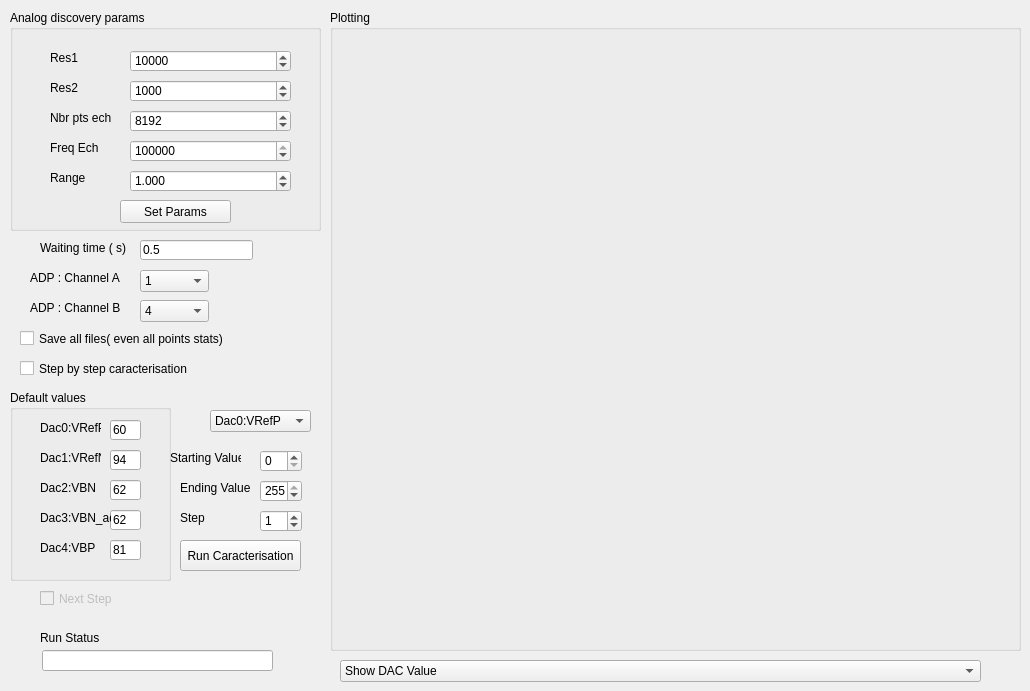
    <widget class="QWidget" name="Tab_Carac_dac">
     <attribute name="title">
      <string>Carac DAC</string>
     </attribute>
     <widget class="QComboBox" name="CoBCarDacDacSel">
      <property name="geometry">
       <rect>
        <x>210</x>
        <y>410</y>
        <width>101</width>
        <height>22</height>
       </rect>
      </property>
      <item>
       <property name="text">
        <string>Dac0:VRefP</string>
       </property>
      </item>
      <item>
       <property name="text">
        <string>Dac1:VRefN</string>
       </property>
      </item>
      <item>
       <property name="text">
        <string>Dac2:VBN</string>
       </property>
      </item>
      <item>
       <property name="text">
        <string>Dac3:VBN-Adj</string>
       </property>
      </item>
      <item>
       <property name="text">
        <string>Dac4:VBP</string>
       </property>
      </item>
     </widget>
     <widget class="QGroupBox" name="GBCDDefaultValues">
      <property name="geometry">
       <rect>
        <x>10</x>
        <y>390</y>
        <width>161</width>
        <height>191</height>
       </rect>
      </property>
      <property name="title">
       <string>Default values</string>
      </property>
      <widget class="QLineEdit" name="LECarDacDefValDac0">
       <property name="geometry">
        <rect>
         <x>100</x>
         <y>30</y>
         <width>31</width>
         <height>20</height>
        </rect>
       </property>
       <property name="text">
        <string>60</string>
       </property>
      </widget>
      <widget class="QLabel" name="lblCarDacDefValDac0">
       <property name="geometry">
        <rect>
         <x>30</x>
         <y>30</y>
         <width>61</width>
         <height>16</height>
        </rect>
       </property>
       <property name="text">
        <string>Dac0:VRefP</string>
       </property>
      </widget>
      <widget class="QLineEdit" name="LECarDacDefValDac1">
       <property name="geometry">
        <rect>
         <x>100</x>
         <y>60</y>
         <width>31</width>
         <height>20</height>
        </rect>
       </property>
       <property name="text">
        <string>94</string>
       </property>
      </widget>
      <widget class="QLabel" name="lblCarDacDefValDac1">
       <property name="geometry">
        <rect>
         <x>30</x>
         <y>60</y>
         <width>61</width>
         <height>16</height>
        </rect>
       </property>
       <property name="text">
        <string>Dac1:VRefN</string>
       </property>
      </widget>
      <widget class="QLineEdit" name="LECarDacDefValDac2">
       <property name="geometry">
        <rect>
         <x>100</x>
         <y>90</y>
         <width>31</width>
         <height>20</height>
        </rect>
       </property>
       <property name="text">
        <string>62</string>
       </property>
      </widget>
      <widget class="QLabel" name="lblCarDacDefValDac2">
       <property name="geometry">
        <rect>
         <x>30</x>
         <y>90</y>
         <width>61</width>
         <height>16</height>
        </rect>
       </property>
       <property name="text">
        <string>Dac2:VBN</string>
       </property>
      </widget>
      <widget class="QLineEdit" name="LECarDacDefValDac3">
       <property name="geometry">
        <rect>
         <x>100</x>
         <y>120</y>
         <width>31</width>
         <height>20</height>
        </rect>
       </property>
       <property name="text">
        <string>62</string>
       </property>
      </widget>
      <widget class="QLabel" name="lblCarDacDefValDac3">
       <property name="geometry">
        <rect>
         <x>30</x>
         <y>120</y>
         <width>71</width>
         <height>16</height>
        </rect>
       </property>
       <property name="text">
        <string>Dac3:VBN_adj</string>
       </property>
      </widget>
      <widget class="QLineEdit" name="LECarDacDefValDac4">
       <property name="geometry">
        <rect>
         <x>100</x>
         <y>150</y>
         <width>31</width>
         <height>20</height>
        </rect>
       </property>
       <property name="text">
        <string>81</string>
       </property>
      </widget>
      <widget class="QLabel" name="lblCarDacDefValDac4">
       <property name="geometry">
        <rect>
         <x>30</x>
         <y>150</y>
         <width>61</width>
         <height>16</height>
        </rect>
       </property>
       <property name="text">
        <string>Dac4:VBP</string>
       </property>
      </widget>
     </widget>
     <widget class="QSpinBox" name="SBCarDacStartingValue">
      <property name="geometry">
       <rect>
        <x>260</x>
        <y>450</y>
        <width>42</width>
        <height>22</height>
       </rect>
      </property>
      <property name="maximum">
       <number>255</number>
      </property>
     </widget>
     <widget class="QLabel" name="LblCarDacStartingValue">
      <property name="geometry">
       <rect>
        <x>170</x>
        <y>450</y>
        <width>71</width>
        <height>16</height>
       </rect>
      </property>
      <property name="text">
       <string>Starting Value</string>
      </property>
     </widget>
     <widget class="QLabel" name="LblCarDacEndingValue">
      <property name="geometry">
       <rect>
        <x>180</x>
        <y>480</y>
        <width>71</width>
        <height>16</height>
       </rect>
      </property>
      <property name="text">
       <string>Ending Value</string>
      </property>
     </widget>
     <widget class="QSpinBox" name="SBCarDacEndingValue">
      <property name="geometry">
       <rect>
        <x>260</x>
        <y>480</y>
        <width>42</width>
        <height>22</height>
       </rect>
      </property>
      <property name="maximum">
       <number>255</number>
      </property>
      <property name="value">
       <number>255</number>
      </property>
     </widget>
     <widget class="QLabel" name="LblCarDacStepValue">
      <property name="geometry">
       <rect>
        <x>180</x>
        <y>510</y>
        <width>71</width>
        <height>16</height>
       </rect>
      </property>
      <property name="text">
       <string>Step</string>
      </property>
     </widget>
     <widget class="QSpinBox" name="SBCarDacStepValue">
      <property name="geometry">
       <rect>
        <x>260</x>
        <y>510</y>
        <width>42</width>
        <height>22</height>
       </rect>
      </property>
      <property name="maximum">
       <number>255</number>
      </property>
      <property name="value">
       <number>1</number>
      </property>
     </widget>
     <widget class="QPushButton" name="BtCarDacRunCarac">
      <property name="geometry">
       <rect>
        <x>180</x>
        <y>540</y>
        <width>121</width>
        <height>31</height>
       </rect>
      </property>
      <property name="text">
       <string>Run Caracterisation</string>
      </property>
     </widget>
     <widget class="QGroupBox" name="GBCarDacAD2Params">
      <property name="geometry">
       <rect>
        <x>10</x>
        <y>10</y>
        <width>311</width>
        <height>221</height>
       </rect>
      </property>
      <property name="title">
       <string>Analog discovery params</string>
      </property>
      <widget class="QSpinBox" name="SBCarDacADPRes1">
       <property name="geometry">
        <rect>
         <x>120</x>
         <y>40</y>
         <width>161</width>
         <height>22</height>
        </rect>
       </property>
       <property name="maximum">
        <number>1000000</number>
       </property>
       <property name="value">
        <number>10000</number>
       </property>
      </widget>
      <widget class="QLabel" name="LblCarDacADPRes1">
       <property name="geometry">
        <rect>
         <x>40</x>
         <y>40</y>
         <width>71</width>
         <height>16</height>
        </rect>
       </property>
       <property name="text">
        <string>Res1</string>
       </property>
      </widget>
      <widget class="QSpinBox" name="SBCarDacADPRes2">
       <property name="geometry">
        <rect>
         <x>120</x>
         <y>70</y>
         <width>161</width>
         <height>22</height>
        </rect>
       </property>
       <property name="maximum">
        <number>1000000</number>
       </property>
       <property name="value">
        <number>1000</number>
       </property>
      </widget>
      <widget class="QLabel" name="LblCarDacADPRes2">
       <property name="geometry">
        <rect>
         <x>40</x>
         <y>70</y>
         <width>71</width>
         <height>16</height>
        </rect>
       </property>
       <property name="text">
        <string>Res2</string>
       </property>
      </widget>
      <widget class="QSpinBox" name="SBCarDacADPNbPtsEch">
       <property name="geometry">
        <rect>
         <x>120</x>
         <y>100</y>
         <width>161</width>
         <height>22</height>
        </rect>
       </property>
       <property name="maximum">
        <number>1000000</number>
       </property>
       <property name="value">
        <number>8192</number>
       </property>
      </widget>
      <widget class="QLabel" name="LblCarDacADPNbrPtEch">
       <property name="geometry">
        <rect>
         <x>40</x>
         <y>100</y>
         <width>71</width>
         <height>16</height>
        </rect>
       </property>
       <property name="text">
        <string>Nbr pts ech</string>
       </property>
      </widget>
      <widget class="QSpinBox" name="SBCarDacADPFreqEch">
       <property name="geometry">
        <rect>
         <x>120</x>
         <y>130</y>
         <width>161</width>
         <height>22</height>
        </rect>
       </property>
       <property name="maximum">
        <number>1000000</number>
       </property>
       <property name="value">
        <number>100000</number>
       </property>
      </widget>
      <widget class="QLabel" name="LblCarDacADPFreqEch">
       <property name="geometry">
        <rect>
         <x>40</x>
         <y>130</y>
         <width>71</width>
         <height>16</height>
        </rect>
       </property>
       <property name="text">
        <string>Freq Ech</string>
       </property>
      </widget>
      <widget class="QLabel" name="LblCarDacADPRange">
       <property name="geometry">
        <rect>
         <x>40</x>
         <y>160</y>
         <width>71</width>
         <height>16</height>
        </rect>
       </property>
       <property name="text">
        <string>Range</string>
       </property>
      </widget>
      <widget class="QPushButton" name="BtCarDacADPSetParams">
       <property name="geometry">
        <rect>
         <x>110</x>
         <y>190</y>
         <width>111</width>
         <height>23</height>
        </rect>
       </property>
       <property name="text">
        <string>Set Params</string>
       </property>
      </widget>
      <widget class="QDoubleSpinBox" name="DSBCarDacADPRange">
       <property name="geometry">
        <rect>
         <x>120</x>
         <y>160</y>
         <width>161</width>
         <height>22</height>
        </rect>
       </property>
       <property name="decimals">
        <number>3</number>
       </property>
       <property name="singleStep">
        <double>0.100000000000000</double>
       </property>
       <property name="value">
        <double>1.000000000000000</double>
       </property>
      </widget>
     </widget>
     <widget class="QLineEdit" name="LECarDacRunStatus">
      <property name="geometry">
       <rect>
        <x>42</x>
        <y>650</y>
        <width>231</width>
        <height>21</height>
       </rect>
      </property>
      <property name="readOnly">
       <bool>true</bool>
      </property>
     </widget>
     <widget class="QLabel" name="LblCarDacRunStatus">
      <property name="geometry">
       <rect>
        <x>40</x>
        <y>630</y>
        <width>111</width>
        <height>16</height>
       </rect>
      </property>
      <property name="text">
       <string>Run Status</string>
      </property>
     </widget>
     <widget class="QGroupBox" name="GBCarDacPlottingWindow">
      <property name="geometry">
       <rect>
        <x>330</x>
        <y>10</y>
        <width>691</width>
        <height>641</height>
       </rect>
      </property>
      <property name="title">
       <string>Plotting</string>
      </property>
     </widget>
     <widget class="QComboBox" name="CoBCarDacPlotTypeSel">
      <property name="geometry">
       <rect>
        <x>340</x>
        <y>660</y>
        <width>641</width>
        <height>22</height>
       </rect>
      </property>
      <item>
       <property name="text">
        <string>Show DAC Value</string>
       </property>
      </item>
      <item>
       <property name="text">
        <string>Show rms noise</string>
       </property>
      </item>
     </widget>
     <widget class="QLineEdit" name="LECarDacWaitingTime">
      <property name="geometry">
       <rect>
        <x>140</x>
        <y>240</y>
        <width>113</width>
        <height>20</height>
       </rect>
      </property>
      <property name="text">
       <string>0.5</string>
      </property>
     </widget>
     <widget class="QLabel" name="LblCarDacWaitingTime">
      <property name="geometry">
       <rect>
        <x>40</x>
        <y>240</y>
        <width>91</width>
        <height>16</height>
       </rect>
      </property>
      <property name="text">
       <string>Waiting time ( s)</string>
      </property>
     </widget>
     <widget class="QComboBox" name="CobCarDacChannelASel">
      <property name="geometry">
       <rect>
        <x>140</x>
        <y>270</y>
        <width>69</width>
        <height>22</height>
       </rect>
      </property>
      <item>
       <property name="text">
        <string>1</string>
       </property>
      </item>
      <item>
       <property name="text">
        <string>2</string>
       </property>
      </item>
      <item>
       <property name="text">
        <string>3</string>
       </property>
      </item>
      <item>
       <property name="text">
        <string>4</string>
       </property>
      </item>
     </widget>
     <widget class="QComboBox" name="CobCarDacChannelBSel">
      <property name="geometry">
       <rect>
        <x>140</x>
        <y>300</y>
        <width>69</width>
        <height>22</height>
       </rect>
      </property>
      <property name="currentIndex">
       <number>3</number>
      </property>
      <item>
       <property name="text">
        <string>1</string>
       </property>
      </item>
      <item>
       <property name="text">
        <string>2</string>
       </property>
      </item>
      <item>
       <property name="text">
        <string>3</string>
       </property>
      </item>
      <item>
       <property name="text">
        <string>4</string>
       </property>
      </item>
     </widget>
     <widget class="QLabel" name="LblCarDacChannelA">
      <property name="geometry">
       <rect>
        <x>30</x>
        <y>270</y>
        <width>91</width>
        <height>16</height>
       </rect>
      </property>
      <property name="text">
       <string>ADP : Channel A</string>
      </property>
     </widget>
     <widget class="QLabel" name="LblCarDacChannelB">
      <property name="geometry">
       <rect>
        <x>30</x>
        <y>300</y>
        <width>91</width>
        <height>16</height>
       </rect>
      </property>
      <property name="text">
       <string>ADP : Channel B</string>
      </property>
     </widget>
     <widget class="QCheckBox" name="ChBCaracDacSaveAllFiles">
      <property name="geometry">
       <rect>
        <x>20</x>
        <y>330</y>
        <width>211</width>
        <height>17</height>
       </rect>
      </property>
      <property name="text">
       <string>Save all files( even all points stats)</string>
      </property>
     </widget>
     <widget class="QCheckBox" name="ChBCarDacStepByStep">
      <property name="geometry">
       <rect>
        <x>20</x>
        <y>360</y>
        <width>281</width>
        <height>17</height>
       </rect>
      </property>
      <property name="text">
       <string>Step by step caracterisation</string>
      </property>
     </widget>
     <widget class="QCheckBox" name="ChBCarDacNextStep">
      <property name="enabled">
       <bool>false</bool>
      </property>
      <property name="geometry">
       <rect>
        <x>40</x>
        <y>590</y>
        <width>141</width>
        <height>17</height>
       </rect>
      </property>
      <property name="text">
       <string>Next Step</string>
      </property>
     </widget>
    </widget>
